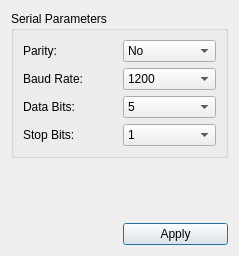
<?xml version="1.0" encoding="UTF-8"?>
<ui version="4.0">
 <class>ServerSettingsDialog</class>
 <widget class="QDialog" name="ServerSettingsDialog">
  <property name="geometry">
   <rect>
    <x>0</x>
    <y>0</y>
    <width>239</width>
    <height>256</height>
   </rect>
  </property>
  <property name="windowTitle">
   <string>Modbus Settings</string>
  </property>
  <layout class="QGridLayout" name="gridLayout">
   <item row="1" column="1">
    <spacer name="verticalSpacer">
     <property name="orientation">
      <enum>Qt::Vertical</enum>
     </property>
     <property name="sizeHint" stdset="0">
      <size>
       <width>20</width>
       <height>43</height>
      </size>
     </property>
    </spacer>
   </item>
   <item row="2" column="1">
    <widget class="QPushButton" name="applyButton">
     <property name="text">
      <string>Apply</string>
     </property>
    </widget>
   </item>
   <item row="0" column="0" colspan="2">
    <widget class="QGroupBox" name="groupBox">
     <property name="title">
      <string>Serial Parameters</string>
     </property>
     <layout class="QGridLayout" name="gridLayout_2">
      <item row="0" column="0">
       <widget class="QLabel" name="label_2">
        <property name="text">
         <string>Parity:</string>
        </property>
       </widget>
      </item>
      <item row="0" column="1">
       <widget class="QComboBox" name="parityCombo">
        <item>
         <property name="text">
          <string>No</string>
         </property>
        </item>
        <item>
         <property name="text">
          <string>Even</string>
         </property>
        </item>
        <item>
         <property name="text">
          <string>Odd</string>
         </property>
        </item>
        <item>
         <property name="text">
          <string>Space</string>
         </property>
        </item>
        <item>
         <property name="text">
          <string>Mark</string>
         </property>
        </item>
       </widget>
      </item>
      <item row="1" column="0">
       <widget class="QLabel" name="label_3">
        <property name="text">
         <string>Baud Rate:</string>
        </property>
       </widget>
      </item>
      <item row="1" column="1">
       <widget class="QComboBox" name="baudCombo">
        <item>
         <property name="text">
          <string>1200</string>
         </property>
        </item>
        <item>
         <property name="text">
          <string>2400</string>
         </property>
        </item>
        <item>
         <property name="text">
          <string>4800</string>
         </property>
        </item>
        <item>
         <property name="text">
          <string>9600</string>
         </property>
        </item>
        <item>
         <property name="text">
          <string>19200</string>
         </property>
        </item>
        <item>
         <property name="text">
          <string>38400</string>
         </property>
        </item>
        <item>
         <property name="text">
          <string>57600</string>
         </property>
        </item>
        <item>
         <property name="text">
          <string>115200</string>
         </property>
        </item>
       </widget>
      </item>
      <item row="2" column="0">
       <widget class="QLabel" name="label_4">
        <property name="text">
         <string>Data Bits:</string>
        </property>
       </widget>
      </item>
      <item row="2" column="1">
       <widget class="QComboBox" name="dataBitsCombo">
        <item>
         <property name="text">
          <string>5</string>
         </property>
        </item>
        <item>
         <property name="text">
          <string>6</string>
         </property>
        </item>
        <item>
         <property name="text">
          <string>7</string>
         </property>
        </item>
        <item>
         <property name="text">
          <string>8</string>
         </property>
        </item>
       </widget>
      </item>
      <item row="3" column="0">
       <widget class="QLabel" name="label_5">
        <property name="text">
         <string>Stop Bits:</string>
        </property>
       </widget>
      </item>
      <item row="3" column="1">
       <widget class="QComboBox" name="stopBitsCombo">
        <item>
         <property name="text">
          <string>1</string>
         </property>
        </item>
        <item>
         <property name="text">
          <string>3</string>
         </property>
        </item>
        <item>
         <property name="text">
          <string>2</string>
         </property>
        </item>
       </widget>
      </item>
     </layout>
    </widget>
   </item>
  </layout>
 </widget>
 <resources/>
 <connections/>
</ui>
